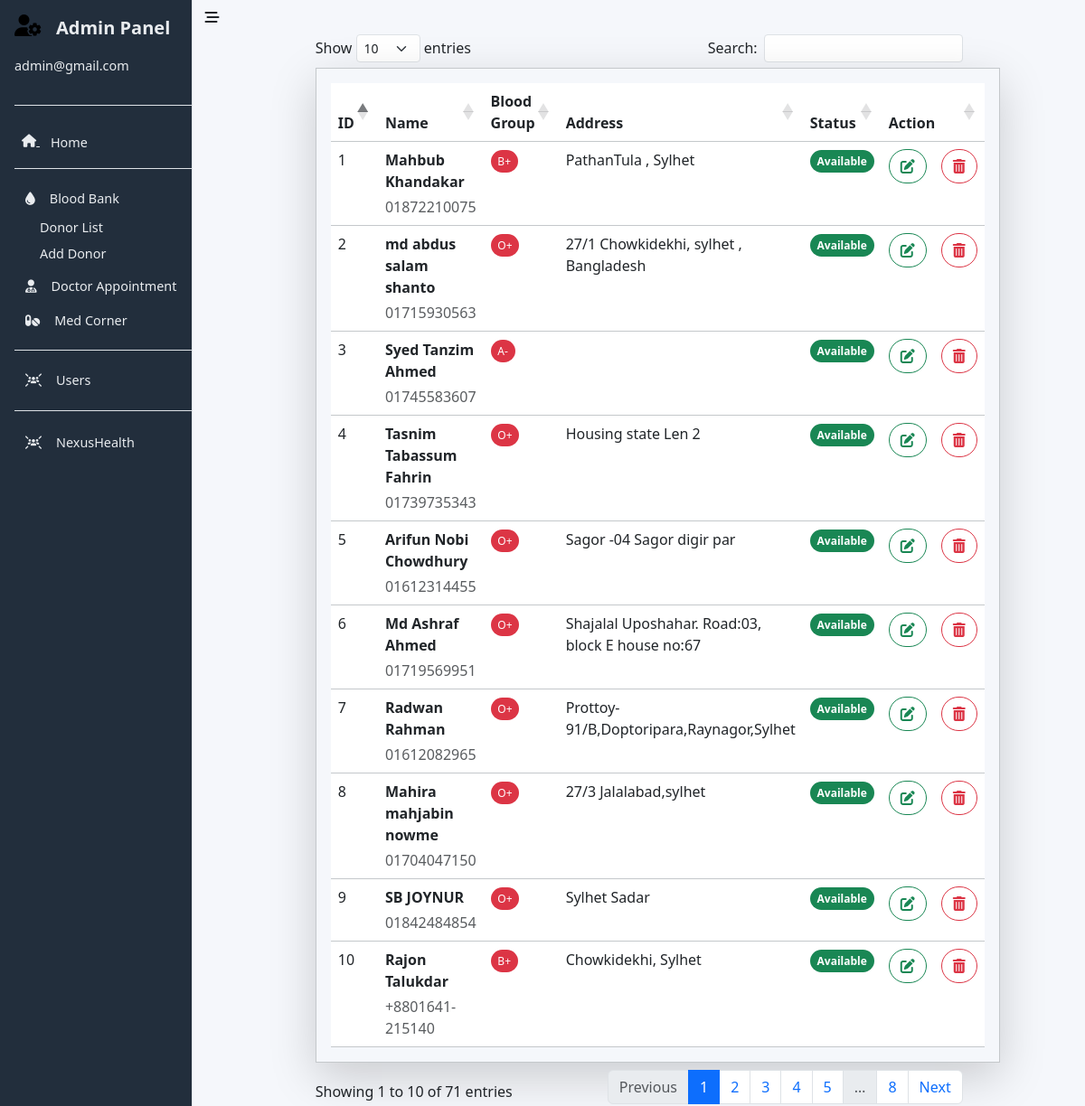
The app's page /AdminPanel/blood-donorList.php (signed in) with its own data.
### tables this page shows
CREATE TABLE `donor_list` (
  `id` int(255) NOT NULL,
  `Name` varchar(25) DEFAULT NULL,
  `BloodGroup` varchar(255) DEFAULT NULL,
  `Phone number` varchar(15) DEFAULT NULL,
  `Address` varchar(48) DEFAULT NULL,
  `status` varchar(255) NOT NULL DEFAULT 'Available'
);

### AdminPanel/blood-donorList.php (the view, shortened to what this page needs)
<?php
include '../Database/connection.php';
?>
<!DOCTYPE html>
<html lang="en">
<head>
    <link href="https://cdn.jsdelivr.net/npm/bootstrap@5.3.0/dist/css/bootstrap.min.css" rel="stylesheet"
>
    <link rel="stylesheet" href="https://cdnjs.cloudflare.com/ajax/libs/font-awesome/6.5.1/css/all.min.css">
    <link rel="stylesheet" href="https://cdnjs.cloudflare.com/ajax/libs/twitter-bootstrap/5.3.0/css/bootstrap.min.css">
    <link rel="stylesheet" href="https://cdn.datatables.net/1.13.6/css/dataTables.bootstrap5.min.css" />
    <link rel="stylesheet" href="https://cdnjs.cloudflare.com/ajax/libs/animate.css/4.1.1/animate.min.css" />
</head>
<body>
    <div class='d-flex flex-nowrap'>
        <?php include 'adminSideBar.php'; ?>
        <div class="" style="width: 100%;">
            <button class="btn open-btn"><i class="fa-solid fa-bars-staggered"></i></button>
            <div class="col-lg-9 container-fluid" style="background-color: #f5f7fb;">
                <table id="dataTable" class="table border border-1 border-secondary-subtle p-3 shadow-lg">
                    <thead class="bg-light">
                        <tr>
                            <th>ID</th>
                            <th>Name</th>
                            <th>Blood Group</th>
                            <th>Address</th>
                            <th>Status</th>
                            <th>Action</th>
                        </tr>
                    </thead>
                    <tbody>
                        <?php
                        $doctorsdata = mysqli_query($conn, "SELECT * FROM `donor_list`");
                        while ($row = mysqli_fetch_array($doctorsdata)) {
                            echo "
                                <tr>
                                    <td>
                                        <p>" . $row['id'] . "</p>
                                    </td>
                                    <td>
                                        <div class='d-flex align-items-center'>
                                            <div>
                                                <p class='fw-bold mb-1'>" . $row['Name'] . " </p>
                                                <p class='text-muted mb-0'>" . $row['Phone number'] . " </p>
                                            </div>
                                        </div>
                                    </td>
                                    <td>
                                        <p class='fw-normal badge text-bg-danger rounded-pill d-inline mb-1'>" . $row['BloodGroup'] . " </p>
                                    </td>
                                    <td>" . $row['Address'] . "</td>
                                    <td>
                                        <span class='badge text-bg-" . ($row['status'] == 'Available' ? 'success' : 'danger') . " rounded-pill d-inline'>" . $row['status'] . "</span>
                                    </td>
                                    <td>
                                        <div class='d-flex'>
                                            <button class='btn btn-outline-success rounded-pill me-3' onclick='openPopup(" . $row['id'] . ")' data-bs-toggle='modal' data-bs-target='#editModal'>
                                                <i class='fa-solid fa-pen-to-square'></i></button>
                                            <button class='btn btn-outline-danger rounded-pill' onclick='openDelete(" . $row['id'] . ")' data-bs-toggle='modal' data-bs-target='#deleteModal'>
                                                <i class='fa-solid fa-trash-can'></i></button>
                                        </div>
                                    </td>
                                </tr>";
                        }
                        ?>
                    </tbody>
                </table>
            </div>
        </div>
    </div>
</body>
</html>

### AdminPanel/blood-donorList.php (style rules this page uses)
body { background-color: #f5f7fb; }

### records on screen
donor_list: id "1", Name "Mahbub Khandakar", Phone number "01872210075", BloodGroup "B+", Address "PathanTula , Sylhet", status "Available"
donor_list: id "2", Name "md abdus salam shanto", Phone number "01715930563", BloodGroup "O+", Address "27/1 Chowkidekhi, sylhet , Bangladesh", status "Available"
donor_list: id "3", Name "Syed Tanzim Ahmed", Phone number "01745583607", BloodGroup "A-", status "Available"
donor_list: id "4", Name "Tasnim Tabassum Fahrin", Phone number "01739735343", BloodGroup "O+", Address "Housing state Len 2", status "Available"
donor_list: id "5", Name "Arifun Nobi Chowdhury", Phone number "01612314455", BloodGroup "O+", Address "Sagor -04 Sagor digir par", status "Available"
donor_list: id "6", Name "Md Ashraf Ahmed", Phone number "01719569951", BloodGroup "O+", Address "Shajalal Uposhahar. Road:03, block E house no:67", status "Available"
donor_list: id "7", Name "Radwan Rahman", Phone number "01612082965", BloodGroup "O+", Address "Prottoy-91/B,Doptoripara,Raynagor,Sylhet", status "Available"
donor_list: id "8", Name "Mahira mahjabin nowme", Phone number "01704047150", BloodGroup "O+", Address "27/3 Jalalabad,sylhet", status "Available"
donor_list: id "9", Name "SB JOYNUR", Phone number "01842484854", BloodGroup "O+", Address "Sylhet Sadar", status "Available"
donor_list: id "10", Name "Rajon Talukdar", Phone number "+8801641-215140", BloodGroup "B+", Address "Chowkidekhi, Sylhet", status "Available"
